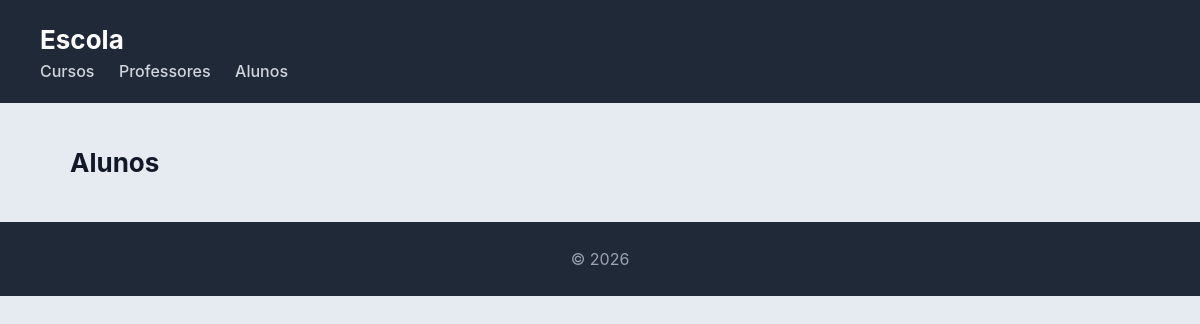
The page /escola/alunos/ on the database as committed earlier.
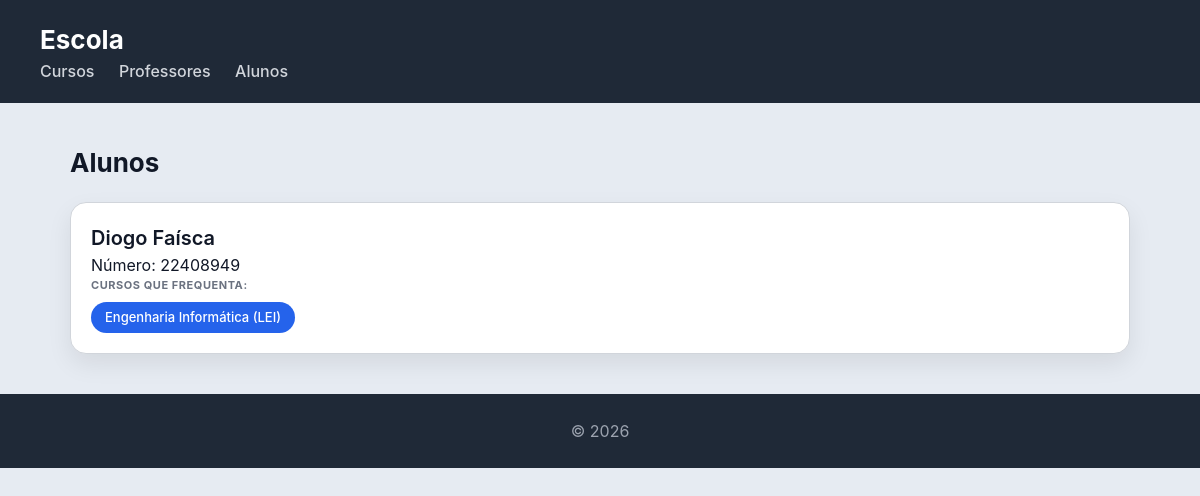
The same page on the database as committed later.
### escola/models.py (models this page shows, shortened)
class Aluno(models.Model):
    nome = models.CharField(max_length=100)
    numero = models.CharField(max_length=20, unique=True)

class Curso(models.Model):
    nome = models.CharField(max_length=100)
    imagem = models.ImageField(upload_to='cursos/')
    professor = models.ForeignKey(Professor, on_delete=models.CASCADE, related_name='cursos')
    alunos = models.ManyToManyField(Aluno, related_name='cursos')

### escola/views.py (the view)
# urls.py: path('alunos/', views.alunos_view, name="alunos"),               # Nova rota
def alunos_view(request):
    alunos = Aluno.objects.prefetch_related('cursos').all()
    return render(request, 'escola/alunos.html', {'alunos': alunos})

### escola/templates/escola/alunos.html
{% extends "escola/base.html" %}
{% block content %}
<h2>Alunos</h2>
<section>
    {% for aluno in alunos %}
    <article>
        <header>
            <h3>{{ aluno.nome }}</h3>
            <p>Número: {{ aluno.numero }}</p>
        </header>
        <section>
            <h4>CURSOS QUE FREQUENTA:</h4>
            <ul>
                {% for curso in aluno.cursos.all %}
                    <li>
                        <a href="{% url 'cursos' %}#curso-{{ curso.id }}" class="btn-curso">
                            {{ curso.nome }}
                        </a>
                    </li>
                {% empty %}
                    <li style="color: #6b7280; font-size: 13px;">Não inscrito em nenhum curso.</li>
                {% endfor %}
            </ul>
        </section>
    </article>
    {% endfor %}
</section>
{% endblock %}

Rows that differ between the two databases and show on the page:
added Aluno: nome "Diogo Faísca", numero "22408949"
now on this page (row unchanged): Curso: nome "Engenharia Informática (LEI)"
